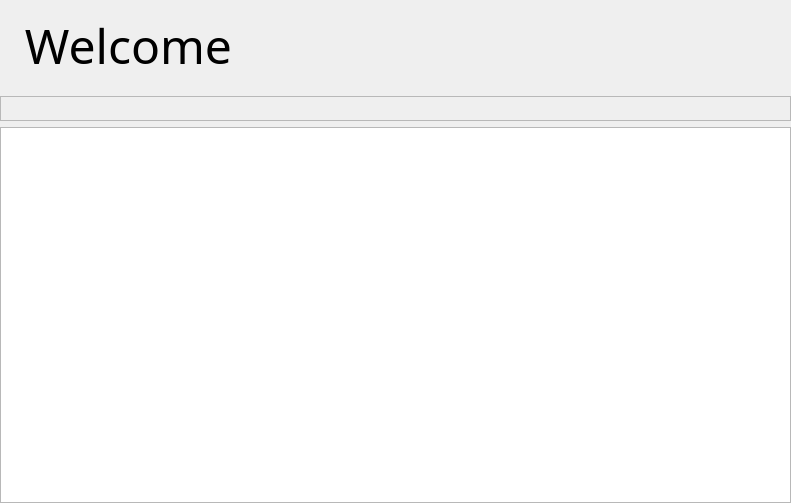
<?xml version="1.0" encoding="UTF-8"?>
<ui version="4.0">
 <class>WelcomeForm</class>
 <widget class="QWidget" name="WelcomeForm">
  <property name="geometry">
   <rect>
    <x>0</x>
    <y>0</y>
    <width>791</width>
    <height>503</height>
   </rect>
  </property>
  <property name="windowTitle">
   <string>Form</string>
  </property>
  <layout class="QGridLayout" name="gridLayout">
   <property name="leftMargin">
    <number>0</number>
   </property>
   <property name="topMargin">
    <number>0</number>
   </property>
   <property name="rightMargin">
    <number>0</number>
   </property>
   <property name="bottomMargin">
    <number>0</number>
   </property>
   <item row="0" column="0">
    <layout class="QHBoxLayout" name="horizontalLayout">
     <item>
      <widget class="QLabel" name="label">
       <property name="minimumSize">
        <size>
         <width>300</width>
         <height>90</height>
        </size>
       </property>
       <property name="maximumSize">
        <size>
         <width>370</width>
         <height>90</height>
        </size>
       </property>
       <property name="font">
        <font>
         <family>微软雅黑</family>
         <pointsize>36</pointsize>
         <weight>50</weight>
         <bold>false</bold>
        </font>
       </property>
       <property name="text">
        <string>  Welcome</string>
       </property>
      </widget>
     </item>
     <item>
      <spacer name="horizontalSpacer">
       <property name="orientation">
        <enum>Qt::Horizontal</enum>
       </property>
       <property name="sizeHint" stdset="0">
        <size>
         <width>502</width>
         <height>20</height>
        </size>
       </property>
      </spacer>
     </item>
    </layout>
   </item>
   <item row="1" column="0">
    <layout class="QVBoxLayout" name="verticalLayout">
     <item>
      <widget class="QFrame" name="frame">
       <property name="minimumSize">
        <size>
         <width>0</width>
         <height>25</height>
        </size>
       </property>
       <property name="maximumSize">
        <size>
         <width>16777215</width>
         <height>25</height>
        </size>
       </property>
       <property name="frameShape">
        <enum>QFrame::StyledPanel</enum>
       </property>
       <property name="frameShadow">
        <enum>QFrame::Raised</enum>
       </property>
      </widget>
     </item>
     <item>
      <widget class="QGraphicsView" name="graphicsView">
       <property name="autoFillBackground">
        <bool>true</bool>
       </property>
       <property name="backgroundBrush">
        <brush brushstyle="Dense5Pattern">
         <color alpha="255">
          <red>74</red>
          <green>154</green>
          <blue>149</blue>
         </color>
        </brush>
       </property>
      </widget>
     </item>
    </layout>
   </item>
  </layout>
 </widget>
 <resources/>
 <connections/>
</ui>
